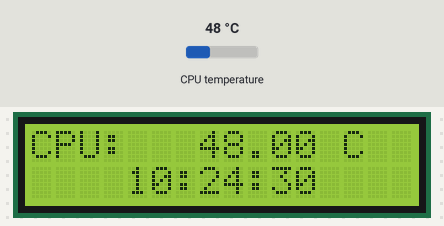
Simulated run of this program. Board: Raspberry Pi (BCM pin numbers). Parts: 16×2 character LCD. The inputs (shaded band) are chosen by the test bench; at power-on: CPU temperature 48 °C. The clock reads 2024-03-15 10:24:30 at power-on unless the program sets it; library files of the repository ran but are not shown: PCF8574.py, Adafruit_LCD1602.py; what the program prints to the terminal is not drawn.

Above: at 1.2 s.
1.3 s: CPU temperature set to 31 °C
At 2.8 s:
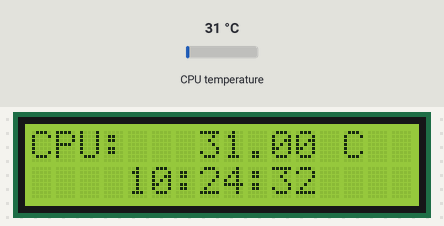
3.8 s: CPU temperature set to 44 °C
At 5.6 s:
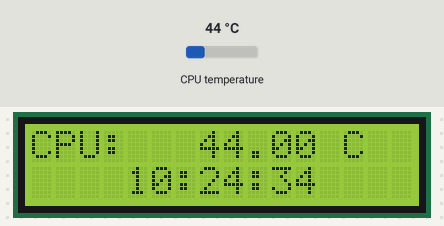
6.1 s: CPU temperature set to 58 °C
At 7.9 s:
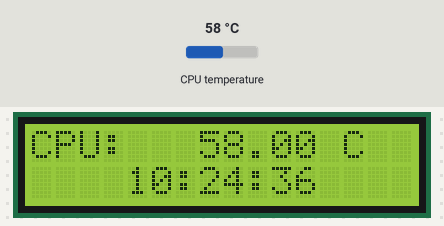
Timing chart, 0 to 9.4 s (numbered marks = the images above; inputs shaded):
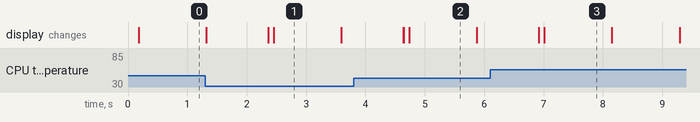

The program:

display.py
```python
from PCF8574 import PCF8574_GPIO
from Adafruit_LCD1602 import Adafruit_CharLCD
from time import sleep, strftime
from datetime import datetime

PCF8574_address = 0x27
PCF8574A_address = 0x3F

def start():
    global mcp, lcd
    print('Starting..')
    try:
        mcp = PCF8574_GPIO(PCF8574_address)
    except:
        try:
            mcp = PCF8574_GPIO(PCF8574A_address)
        except:
            print('I2C address error')
            exit(1)

    lcd = Adafruit_CharLCD(pin_rs=0, pin_e=2, pins_db=[4, 5, 6, 7], GPIO=mcp)

    try:
        loop()
    except KeyboardInterrupt:
        end()

def getCpuTemperature():
    temperature = open('/sys/class/thermal/thermal_zone0/temp')
    cpu = temperature.read()
    temperature.close()
    return ' {:.2f}'.format(float(cpu) / 1000) + ' C'

def getTime():
    return datetime.now().strftime('    %H:%M:%S')

def loop():
    mcp.output(3, 1)
    lcd.begin(16, 2)
    while True:
        lcd.setCursor(0, 0)
        lcd.message('CPU:  ' + getCpuTemperature() + '\n')
        lcd.message(getTime())
        sleep(1)

def end():
    lcd.clear()

start()
```

Measured:
- what the display in image 1 shows lasts 1.1 s, from 2.5 s to 3.6 s
